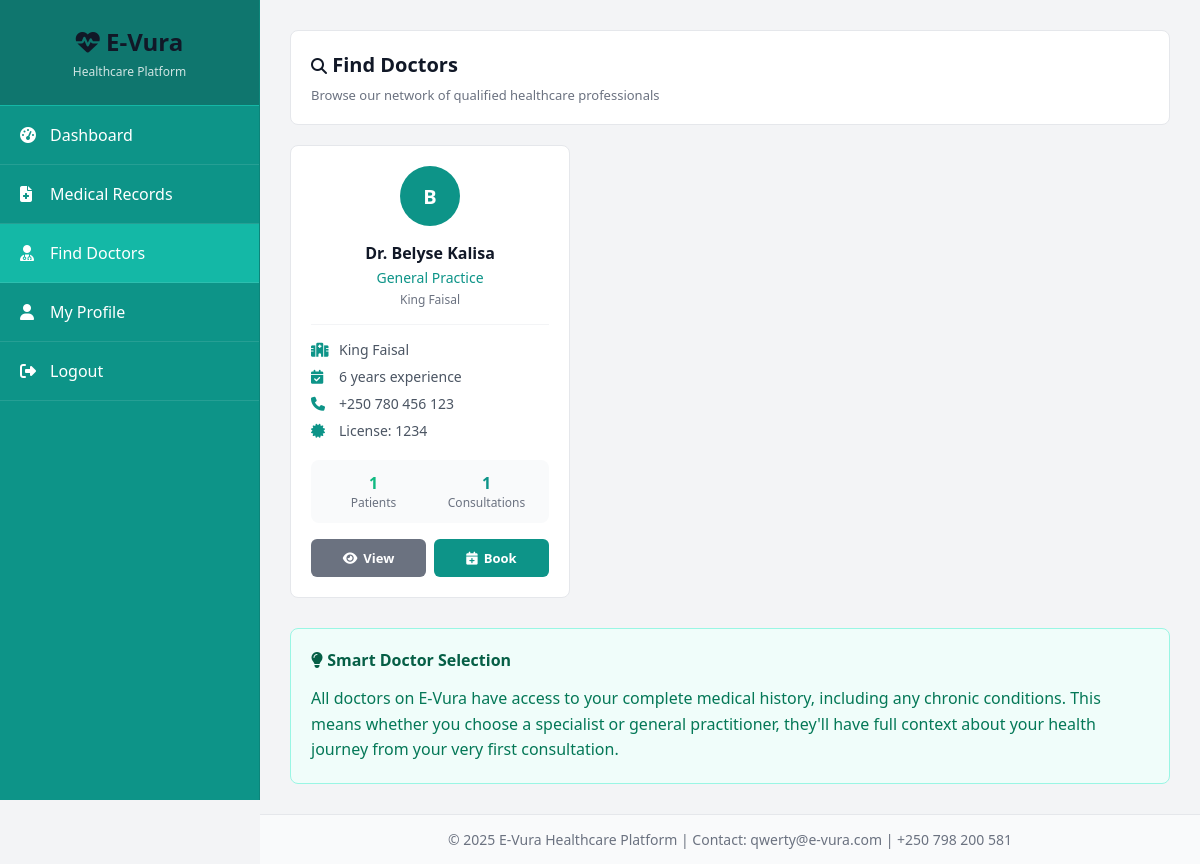
The page /patient/find-doctors (signed in) on the database its author committed.
### app.py (models this page shows)
class Doctor(db.Model):
    id = db.Column(db.Integer, primary_key=True)
    username = db.Column(db.String(100), unique=True, nullable=False)
    email = db.Column(db.String(120), unique=True, nullable=False)
    password = db.Column(db.String(200), nullable=False)
    phone = db.Column(db.String(20))
    specialization = db.Column(db.String(100))
    license_number = db.Column(db.String(50))
    hospital = db.Column(db.String(200))
    years_experience = db.Column(db.Integer)
    created_at = db.Column(db.DateTime, default=datetime.utcnow)
    appointments = db.relationship('Appointment', backref='doctor', lazy=True, foreign_keys='Appointment.doctor_id')
    records = db.relationship('MedicalRecord', backref='doctor', lazy=True)

### app.py (the view)
@app.route('/patient/find-doctors')
@login_required
@patient_required
def find_doctors():
    doctors = Doctor.query.all()
    return render_template('find_doctors.html', doctors=doctors)

### app.py (called while the page is built)
def login_required(f):
    @wraps(f)
    def decorated_function(*args, **kwargs):
        if 'user_id' not in session or 'user_type' not in session:
            flash('Please log in to access this page.', 'warning')
            return redirect(url_for('login'))
        return f(*args, **kwargs)
    return decorated_function

def patient_required(f):
    @wraps(f)
    def decorated_function(*args, **kwargs):
        if session.get('user_type') != 'patient':
            flash('Access denied. Patients only.', 'danger')
            return redirect(url_for('index'))
        return f(*args, **kwargs)
    return decorated_function

### templates/find_doctors.html (shortened to what this page needs)
{% extends "base.html" %}
{% block content %}
<div style="background: white; border-radius: 8px; padding: 20px; margin-bottom: 20px; border: 1px solid #e5e7eb; width: 100%;">
    <h1 style="font-size: 1.25rem; margin-bottom: 8px; font-weight: 600;">
        <i class="fas fa-search" style="font-size: 1rem;"></i> Find Doctors
    </h1>
    <p style="color: #6b7280; font-size: 0.8125rem;">Browse our network of qualified healthcare professionals</p>
</div>
{% if doctors %}
    <div style="display: grid; grid-template-columns: repeat(auto-fill, minmax(280px, 1fr)); gap: 20px; width: 100%;">
        {% for doctor in doctors %}
            <div style="background: white; border-radius: 8px; padding: 20px; transition: all 0.3s ease; border: 1px solid #e5e7eb;">
                <div style="width: 60px; height: 60px; border-radius: 50%; background: #0d9488; display: flex; align-items: center; justify-content: center; font-size: 20px; font-weight: bold; color: white; margin: 0 auto 16px;">
                    {{ doctor.username[0]|upper }}
                </div>
                <div style="text-align: center; margin-bottom: 16px;">
                    <h3 style="font-size: 1rem; font-weight: 600; color: #111827; margin-bottom: 4px;">
                        Dr. {{ doctor.username }}
                    </h3>
                    <div style="color: #0d9488; font-weight: 500; margin-bottom: 4px; font-size: 0.875rem;">
                        {{ doctor.specialization or 'General Practice' }}
                    </div>
                    {% if doctor.hospital %}
                    <div style="color: #6b7280; font-size: 0.75rem;">
                        {{ doctor.hospital }}
                    </div>
                    {% endif %}
                </div>
                <div style="border-top: 1px solid #f3f4f6; padding-top: 15px; margin-bottom: 20px;">
                    {% if doctor.hospital %}
                    <div style="display: flex; align-items: center; margin-bottom: 8px; font-size: 14px; color: #4b5563;">
                        <i class="fas fa-hospital" style="width: 18px; color: #0d9488; margin-right: 10px;"></i>
                        {{ doctor.hospital }}
                    </div>
                    {% endif %}
                    {% if doctor.years_experience %}
                    <div style="display: flex; align-items: center; margin-bottom: 8px; font-size: 14px; color: #4b5563;">
                        <i class="fas fa-calendar-check" style="width: 18px; color: #0d9488; margin-right: 10px;"></i>
                        {{ doctor.years_experience }} years experience
                    </div>
                    {% endif %}
                    {% if doctor.phone %}
                    <div style="display: flex; align-items: center; margin-bottom: 8px; font-size: 14px; color: #4b5563;">
                        <i class="fas fa-phone" style="width: 18px; color: #0d9488; margin-right: 10px;"></i>
                        {{ doctor.phone }}
                    </div>
                    {% endif %}
                    {% if doctor.license_number %}
                    <div style="display: flex; align-items: center; font-size: 14px; color: #4b5563;">
                        <i class="fas fa-certificate" style="width: 18px; color: #0d9488; margin-right: 10px;"></i>
                        License: {{ doctor.license_number }}
                    </div>
                    {% endif %}
                </div>
                <div style="background: #f9fafb; padding: 12px; border-radius: 8px; margin-bottom: 16px;">
                    <div style="display: grid; grid-template-columns: 1fr 1fr; gap: 12px; font-size: 0.75rem; text-align: center;">
                        <div>
                            <div style="font-weight: bold; color: #10b981; font-size: 16px;">
                                {% set unique_patients = doctor.appointments|map(attribute='patient_id')|list|unique|list|length %}
                                {{ unique_patients }}
                            </div>
                            <div style="color: #6b7280;">Patients</div>
                        </div>
                        <div>
                            <div style="font-weight: bold; color: #0d9488; font-size: 16px;">
                                {{ doctor.appointments|selectattr('status', 'equalto', 'completed')|list|length }}
                            </div>
                            <div style="color: #6b7280;">Consultations</div>
                        </div>
                    </div>
                </div>
                <div style="display: flex; gap: 8px;">
                    <a href="{{ url_for('view_doctor_profile', doctor_id=doctor.id) }}"
                       class="btn btn-secondary" style="flex: 1; padding: 10px; font-size: 0.8125rem; text-decoration: none; text-align: center;">
                        <i class="fas fa-eye"></i> View
                    </a>
                    <a href="{{ url_for('show_available_slots', doctor_id=doctor.id) }}"
                       class="btn btn-primary" style="flex: 1; padding: 10px; font-size: 0.8125rem; text-decoration: none; text-align: center;">
                        <i class="fas fa-calendar-plus"></i> Book
                    </a>
                </div>
            </div>
        {% endfor %}
    </div>
{% endif %}
<div style="background: #f0fdfa; border-left: 4px solid #0d9488; padding: 20px; border-radius: 8px; margin-top: 30px; border: 1px solid #99f6e4;">
    <h4 style="color: #065f46; margin-bottom: 15px;"><i class="fas fa-lightbulb"></i> Smart Doctor Selection</h4>
    <p style="color: #047857; line-height: 1.6; margin: 0;">
        All doctors on E-Vura have access to your complete medical history, including any chronic conditions.
        This means whether you choose a specialist or general practitioner, they'll have full context about your health journey
        from your very first consultation.
    </p>
</div>
{% endblock %}

### static/css/style.css (style rules this page uses)
* { margin: 0; padding: 0; box-sizing: border-box; }
body { font-family: 'Segoe UI', Tahoma, Geneva, Verdana, sans-serif; background: #f3f4f6; min-height: 100vh; }
.btn { padding: 10px 20px; border: none; border-radius: 6px; cursor: pointer; font-size: 0.875rem; font-weight: 600; transition: all 0.3s ease; text-decoration: none; display: inline-flex; align-items: center; gap: 6px; justify-content: center; white-space: nowrap; }
.btn-primary { background: #0d9488; color: white; }
.btn-secondary { background: #6b7280; color: white; }
h1, h2, h3, h4 { color: #111827; }

### rows shown on the page
Doctor: username "B", username "Belyse Kalisa", specialization "General Practice", hospital "King Faisal", years_experience "6", phone "+250 780 456 123", license_number "1234", id "1", appointments|selectattr "1"
